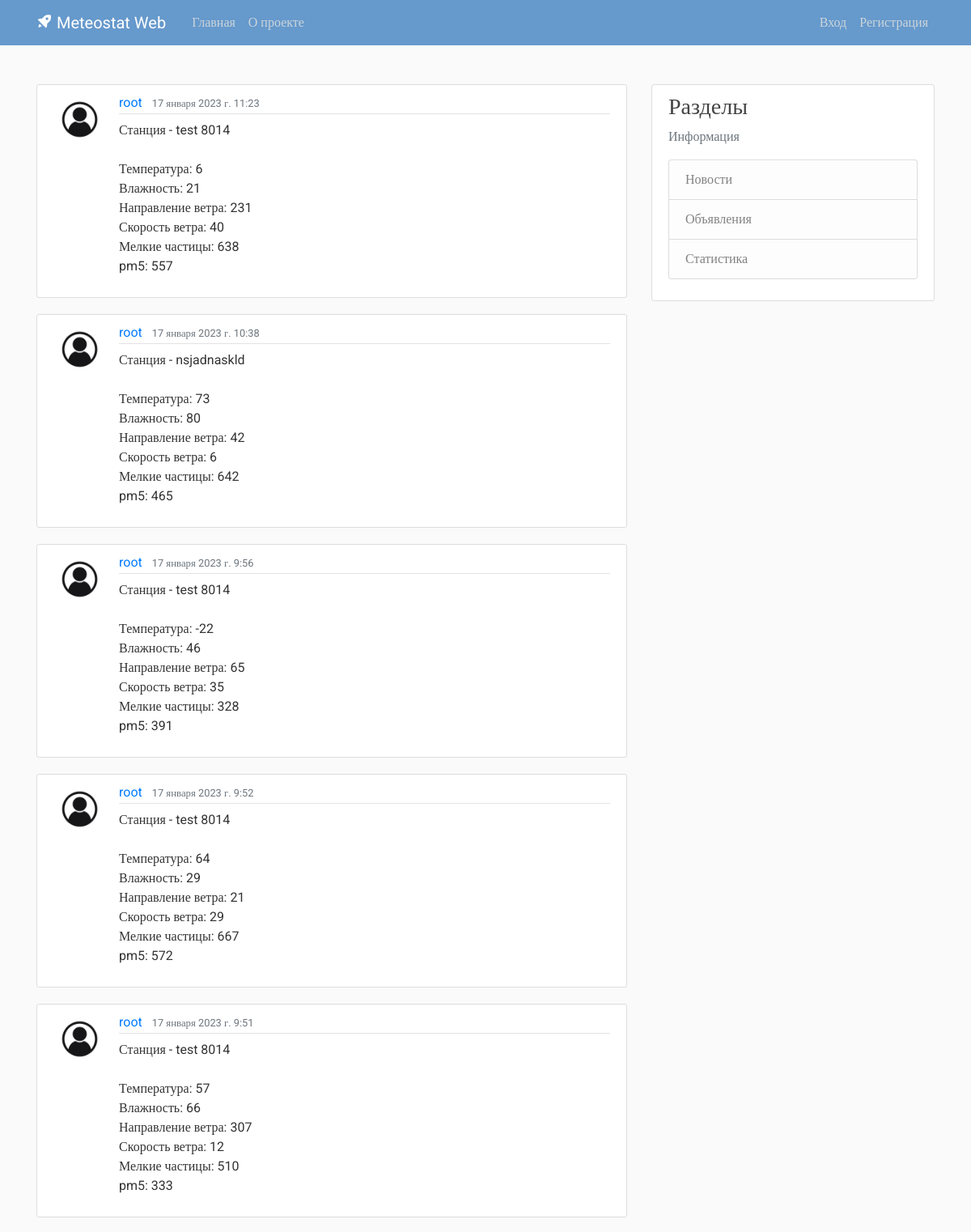
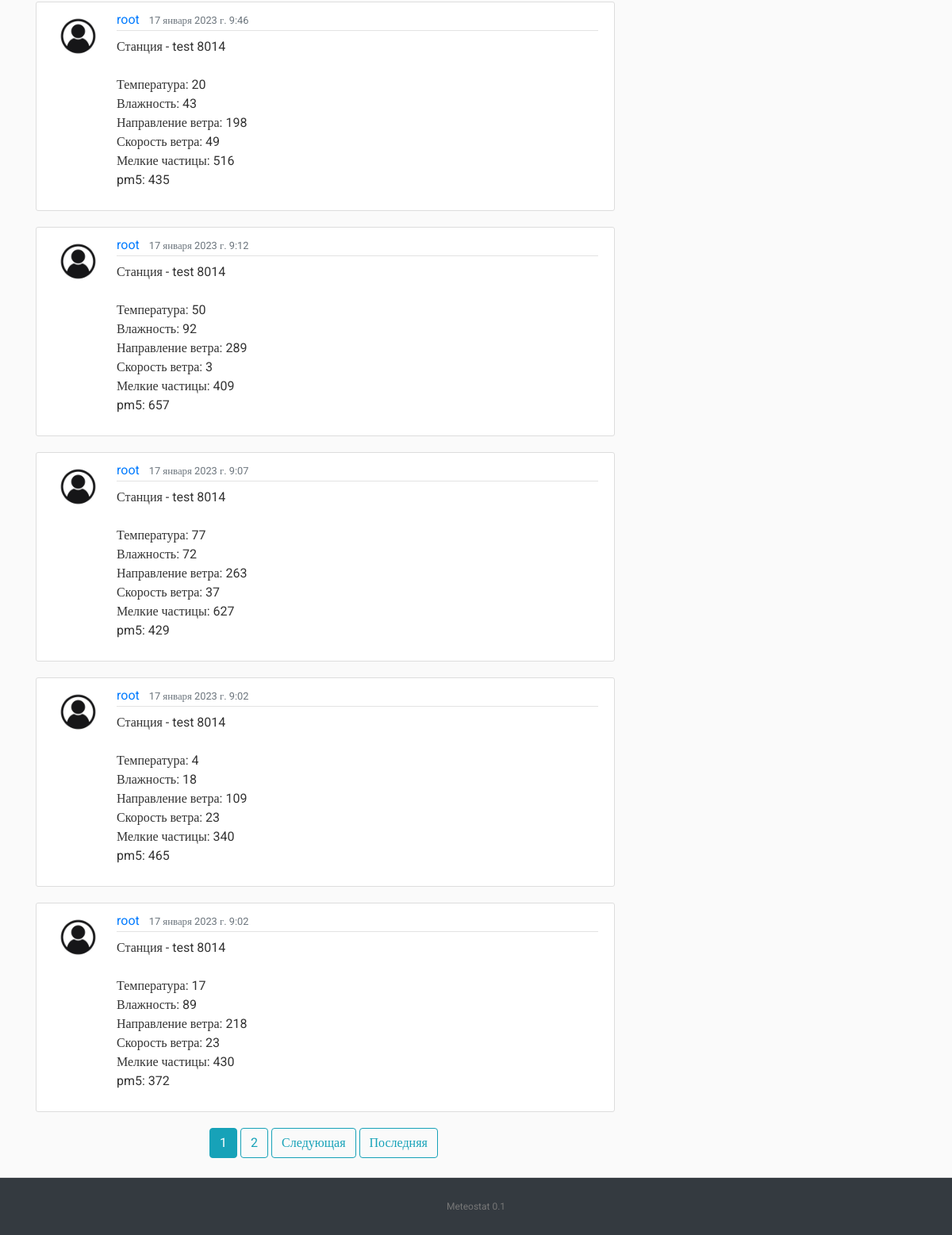
Screenshot of /user/root with the database file from the repository (2 pictures, top to bottom).
### termos/models.py (models this page shows, shortened)
class Post(models.Model):
    stations = models.ForeignKey(Station, on_delete=models.PROTECT, default=0)
    content = models.TextField()
    date_posted = models.DateTimeField(default=timezone.now)
    author = models.ForeignKey(User, on_delete=models.CASCADE)

### users/models.py (models this page shows, shortened)
class Profile(models.Model):
    user = models.OneToOneField(User, on_delete=models.CASCADE ) #, related_name="userprofile")
    image = models.ImageField(default='default.jpg', upload_to='profile_pics')
    service_use_counter = models.IntegerField(editable=False, help_text="Количество запросов", default=0)

### termos/views.py (the view)
# urls.py: path('user/<str:username>', UserPostListView.as_view(), name='user-posts'),
class UserPostListView(ListView):
    model = Post
    template_name = 'termos/user_posts.html'
    context_object_name = 'posts'
    paginate_by = PAGINATION
    def get_queryset(self):
        user = get_object_or_404(User, username=self.kwargs.get('username'))
        return Post.objects.filter(author=user).order_by('-date_posted')

### termos/templates/termos/user_posts.html (shortened to what this page needs)
{% extends "termos/base.html" %}
{% block content %}
    {% for post in posts %}
        <article class="media content-section">
          <img class="rounded-circle article-img" src="{{ post.author.profile.image.url }}">
          <div class="media-body">
            <div class="article-metadata">
              <a class="mr-2" href="{% url 'user-posts' post.author.username %}">{{ post.author }}</a>
              <small class="text-muted">{{ post.date_posted }}</small>
            </div>
            <p class="article-content">{{ post.content }}</p>
          </div>
        </article>
    {% endfor %}
    <div class="pagination justify-content-center">
    {% if is_paginated %}
      {% for num in page_obj.paginator.page_range %}
        {% if page_obj.number == num %}
          <a class="btn btn-info mb-4 mr-1" href="?page={{ num }}">{{ num }}</a>
        {% elif num > page_obj.number|add:'-3' and num < page_obj.number|add:'3' %}
          <a class="btn btn-outline-info mb-4 mr-1" href="?page={{ num }}">{{ num }}</a>
        {% endif %}
      {% endfor %}
      {% if page_obj.has_next %}
        <a class="btn btn-outline-info mb-4 mr-1" href="?page={{ page_obj.next_page_number }}">Следующая</a>
        <a class="btn btn-outline-info mb-4 mr-1" href="?page={{ page_obj.paginator.num_pages }}">Последняя</a>
      {% endif %}
    {% endif %}
  </div>
{% endblock content %}

### termos/static/termos/main.css (style rules this page uses)
body, html { width:100%; height:100% }
body { margin:0; padding:0; background: #fafafa; color: #333333; margin-top: 5rem; font-family:Roboto; }
.content-section { background: #ffffff; padding: 10px 20px; border: 1px solid #dddddd; border-radius: 3px; margin-bottom: 20px; }
.article-content { white-space: pre-line; }
.article-img { height: 65px; width: 65px; margin-right: 16px; }
.article-metadata { padding-bottom: 1px; margin-bottom: 4px; border-bottom: 1px solid #e3e3e3 }

### rows the page displays
Post: author.profile.image (placeholder picture), author "root", date_posted "17 января 2023 г. 11:23", content "Станция - test 8014 Температура: 6 Влажность: 21 Направление ветра: 231 Скорость ветра: 40 Мелкие частицы: 638 pm5: 557"
Post: author.profile.image (placeholder picture), author "root", date_posted "17 января 2023 г. 10:38", content "Станция - nsjadnaskld Температура: 73 Влажность: 80 Направление ветра: 42 Скорость ветра: 6 Мелкие частицы: 642 pm5: 465"
Post: author.profile.image (placeholder picture), author "root", date_posted "17 января 2023 г. 9:56", content "Станция - test 8014 Температура: -22 Влажность: 46 Направление ветра: 65 Скорость ветра: 35 Мелкие частицы: 328 pm5: 391"
Post: author.profile.image (placeholder picture), author "root", date_posted "17 января 2023 г. 9:52", content "Станция - test 8014 Температура: 64 Влажность: 29 Направление ветра: 21 Скорость ветра: 29 Мелкие частицы: 667 pm5: 572"
Post: author.profile.image (placeholder picture), author "root", date_posted "17 января 2023 г. 9:51", content "Станция - test 8014 Температура: 57 Влажность: 66 Направление ветра: 307 Скорость ветра: 12 Мелкие частицы: 510 pm5: 333"
Post: author.profile.image (placeholder picture), author "root", date_posted "17 января 2023 г. 9:46", content "Станция - test 8014 Температура: 20 Влажность: 43 Направление ветра: 198 Скорость ветра: 49 Мелкие частицы: 516 pm5: 435"
Post: author.profile.image (placeholder picture), author "root", date_posted "17 января 2023 г. 9:12", content "Станция - test 8014 Температура: 50 Влажность: 92 Направление ветра: 289 Скорость ветра: 3 Мелкие частицы: 409 pm5: 657"
Post: author.profile.image (placeholder picture), author "root", date_posted "17 января 2023 г. 9:07", content "Станция - test 8014 Температура: 77 Влажность: 72 Направление ветра: 263 Скорость ветра: 37 Мелкие частицы: 627 pm5: 429"
Post: author.profile.image (placeholder picture), author "root", date_posted "17 января 2023 г. 9:02", content "Станция - test 8014 Температура: 4 Влажность: 18 Направление ветра: 109 Скорость ветра: 23 Мелкие частицы: 340 pm5: 465"
Post: author.profile.image (placeholder picture), author "root", date_posted "17 января 2023 г. 9:02", content "Станция - test 8014 Температура: 17 Влажность: 89 Направление ветра: 218 Скорость ветра: 23 Мелкие частицы: 430 pm5: 372"

### other values shown
{{ num }} "1"
{{ num }} "2"
